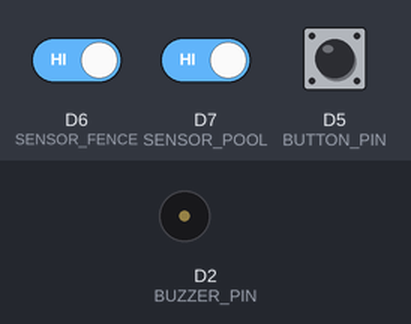
A sketch run on a simulated ESP8266 (NodeMCU). Shown: buzzer (waves = sounding, pin HIGH). The inputs (shaded band) are chosen by the test bench; at power-on: D6 (SENSOR_FENCE) HIGH, D7 (SENSOR_POOL) HIGH, D5 (BUTTON_PIN) HIGH. WiFi joins after 1.5 s; servers stay silent unless stated; uploads are accepted with an empty reply; the local clock reads 2024-03-15 10:24:30 at power-on unless the sketch sets it; what the sketch prints to the serial monitor is not drawn.

Above: at 2.9 s.
3.0 s: D6 (SENSOR_FENCE) driven LOW
At 4.0 s:
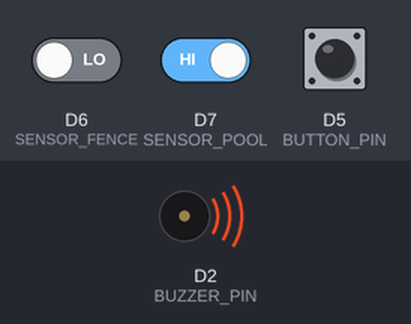
5.7 s: D7 (SENSOR_POOL) driven LOW
At 7.2 s:
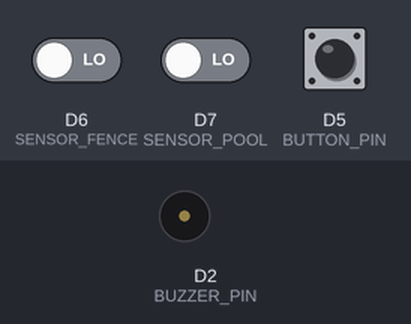
Timing chart, 0 to 8.7 s (numbered marks = the images above; inputs shaded):
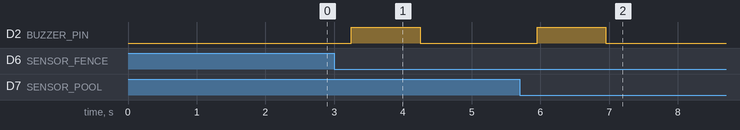

Measured:
- after the input at 3.0 s, D2 (BUZZER_PIN): LOW → HIGH after 0.25 s, → LOW 1.0 s later
- after the input at 5.7 s, D2 (BUZZER_PIN): LOW → HIGH after 0.25 s, → LOW 1.0 s later

The sketch:

main2.ino
```cpp
/*
การต่อสายไฟ

D5  → ปุ่มกด → GND
D6  → D0 เซนเซอร์รั้ว
D7  → D0 เซนเซอร์สระ
D2  → ขา + บัซเซอร์ → GND
3.3V → VCC เซนเซอร์ทั้งสอง
GND → GND เซนเซอร์ทั้งสอง
*/

#include <ESP8266WiFi.h>
#include <ESP8266HTTPClient.h>
#include <WiFiClientSecure.h>
#include <time.h>

// ===== ตั้งค่าตรงนี้ =====
const char* ssid      = "PP";
const char* password  = "12345678";

// ===== LINE =====
#define LINE_TOKEN "+WCQuf3X+jrVPNhe61leiOB9TSgimmcEtn2YeK2q5DUV8amp4mCVY8kNzNIfw5fQVvc5dwR4JwzhcogU1WDo6SresUC5D4IZYqWpGtODwWbUnwjPSaWj3k0fUoU/Bwus6FiyxKYib5zfAIWHu5jVygdB04t89/1O/w1cDnyilFU="
#define USER_ID "Uf72325ea6cc9aee84558f42e01a07e33"

// ==========================

#define SENSOR_FENCE D6
#define SENSOR_POOL  D7
#define BUTTON_PIN   D5
#define BUZZER_PIN   D2

bool lastFence = HIGH;
bool lastPool  = HIGH;
bool curFence, curPool;
bool buttonState;

// ตั้งค่าโซนเวลาประเทศไทย (UTC +7 ชั่วโมง)
int timezone = 7 * 3600;
int dst = 0;

String getTimestamp() {
  time_t now = time(nullptr);
  struct tm* timeinfo = localtime(&now);

  if (now < 86400) {
    return "ไม่สามารถดึงเวลาได้";
  }

  char buffer[30];
  strftime(buffer, sizeof(buffer), "%d/%m/%Y %H:%M:%S", timeinfo);
  return String(buffer);
}

String jsonEscape(String s) {
  s.replace("\\", "\\\\");
  s.replace("\"", "\\\"");
  s.replace("\n", "\\n");
  s.replace("\r", "");
  return s;
}

void sendTelegram(String message) {
  if (WiFi.status() != WL_CONNECTED) {
    Serial.println("WiFi ไม่ได้เชื่อมต่อ");
    return;
  }

  WiFiClientSecure client;
  client.setInsecure();
  HTTPClient http;

  http.begin(client, "https://api.line.me/v2/bot/message/push");
  http.addHeader("Content-Type", "application/json");
  http.addHeader("Authorization", "Bearer " + String(LINE_TOKEN));

  String jsonPayload =
    "{"
      "\"to\":\"" + String(USER_ID) + "\","
      "\"messages\":["
        "{"
          "\"type\":\"text\","
          "\"text\":\"" + jsonEscape(message) + "\""
        "}"
      "]"
    "}";

  int code = http.POST(jsonPayload);
  String response = http.getString();

  Serial.println("LINE HTTP Code: " + String(code));
  Serial.println("LINE Response: " + response);

  http.end();
}

void triggerBuzzer() {
  digitalWrite(BUZZER_PIN, HIGH);
  delay(1000);
  digitalWrite(BUZZER_PIN, LOW);
}

void alert(String location) {
  String currentTime = getTimestamp();

  String msg = "🚨 [ตรวจสอบคนไข้!]\n";
  msg += "📌 พิกัด: " + location + "\n";
  msg += "⏰ เวลา: " + currentTime;

  sendTelegram(msg);
  triggerBuzzer();
}

void setup() {
  Serial.begin(115200);

  // ถ้าเซนเซอร์เป็นแบบ active-low ให้ใช้ INPUT_PULLUP
  pinMode(SENSOR_FENCE, INPUT_PULLUP);
  pinMode(SENSOR_POOL,  INPUT_PULLUP);
  pinMode(BUTTON_PIN,   INPUT_PULLUP);
  pinMode(BUZZER_PIN,   OUTPUT);
  digitalWrite(BUZZER_PIN, LOW);

  Serial.print("กำลังเชื่อม WiFi");
  WiFi.begin(ssid, password);
  while (WiFi.status() != WL_CONNECTED) {
    delay(500);
    Serial.print(".");
  }
  Serial.println("\nWiFi OK — IP: " + WiFi.localIP().toString());

  Serial.println("กำลังซิงค์เวลาจากอินเทอร์เน็ต...");
  configTime(timezone, dst, "pool.ntp.org", "time.nist.gov");

  time_t now = time(nullptr);
  while (now < 86400) {
    delay(500);
    now = time(nullptr);
  }
  Serial.println("ซิงค์เวลาสำเร็จ: " + getTimestamp());

  // อ่านสถานะเริ่มต้นก่อนเข้า loop
  lastFence = digitalRead(SENSOR_FENCE);
  lastPool  = digitalRead(SENSOR_POOL);

  Serial.println("Initial Fence = " + String(lastFence));
  Serial.println("Initial Pool  = " + String(lastPool));

  sendTelegram("🟢 ระบบตรวจสอบคนไข้ พร้อมทำงาน!");
  Serial.println("=== Patient Monitoring System Ready ===");
}

void loop() {
  buttonState = digitalRead(BUTTON_PIN);
  curFence    = digitalRead(SENSOR_FENCE);
  curPool     = digitalRead(SENSOR_POOL);

  bool systemArmed = (buttonState == HIGH);  // ปุ่มยังไม่กด = พร้อมทำงาน

  // --- เซนเซอร์รั้ว ---
  if (curFence != lastFence) {
    delay(50);
    curFence = digitalRead(SENSOR_FENCE);

    if (curFence != lastFence) {
      lastFence = curFence;

      if (curFence == LOW) {
        Serial.println("[รั้ว] ⚠ มีคนเดินผ่าน!");
        if (systemArmed) {
          alert("บริเวณรั้ว");
        } else {
          Serial.println("ระบบยังไม่พร้อมทำงาน");
        }
      }
    }
  }

  // --- เซนเซอร์สระว่ายน้ำ ---
  if (curPool != lastPool) {
    delay(50);
    curPool = digitalRead(SENSOR_POOL);

    if (curPool != lastPool) {
      lastPool = curPool;

      if (curPool == LOW) {
        Serial.println("[สระ] ⚠ มีคนเดินผ่าน!");
        if (systemArmed) {
          alert("บริเวณสระว่ายน้ำ");
        } else {
          Serial.println("ระบบยังไม่พร้อมทำงาน");
        }
      }
    }
  }
}
```
